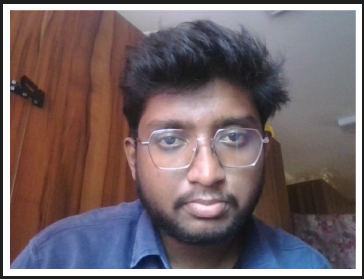
#> input picture image-1.png, 364 x 279 px, given in place of the camera
$ jupyter execute --allow-errors IMAGE_ACQUISITION_USING_WEB_CAMERA.ipynb
#> lines starting #> are read from the running program, lines starting #| are printed output that depends on the picture
[cell 1]
### Developed By: Abishek Priyan M
### Register No: 212224240004


## i) Write the frame as JPG file
import cv2
import matplotlib.pyplot as plt
from IPython.display import clear_output
import time
cap = cv2.VideoCapture(0)
ret, frame = cap.read()
#> frame is the input picture: shape (279, 364, 3); mean B, G, R 104.9, 101.6, 116.7
if ret:
    cv2.imwrite("captured_frame.jpg", frame)
cap.release()
captured_image = cv2.imread('captured_frame.jpg')
plt.imshow(captured_image[:,:,::-1])
#> (this line was passed over: IPython is not available in this run)
plt.title('Captured Frame')
#> (this line was passed over: IPython is not available in this run)
plt.axis('off')
#> (this line was passed over: IPython is not available in this run)
plt.show()


$ run again, on image-2.png
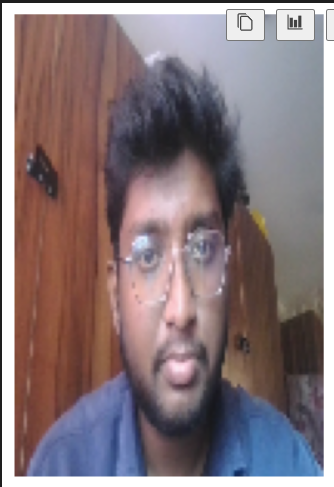
#> input picture image-2.png, 334 x 487 px, given in place of the camera
#> frame is the input picture: shape (487, 334, 3); mean B, G, R 124, 120, 135.8

$ run again, on image-3.png
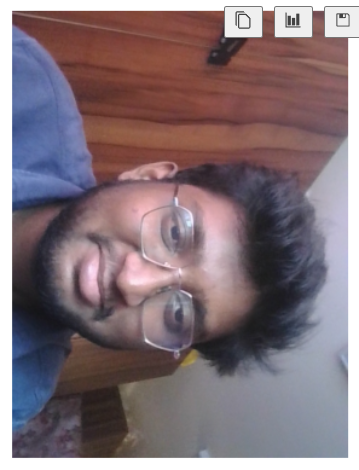
#> input picture image-3.png, 359 x 470 px, given in place of the camera
#> frame is the input picture: shape (470, 359, 3); mean B, G, R 121.7, 115.2, 131.6

$ run again, on image.png
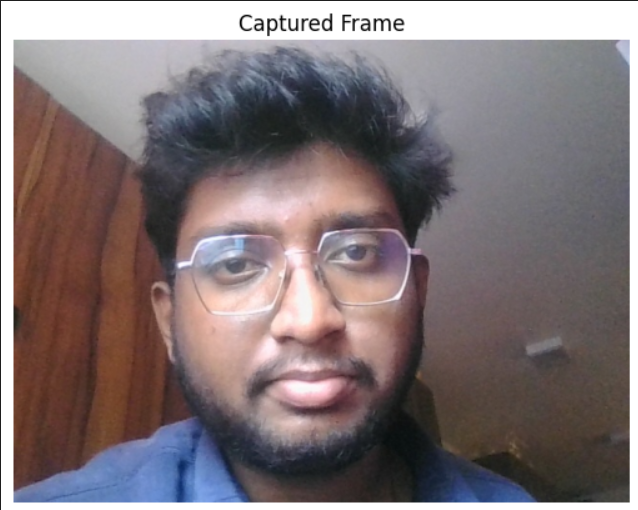
#> input picture image.png, 638 x 510 px, given in place of the camera
#> frame is the input picture: shape (510, 638, 3); mean B, G, R 119.4, 117.2, 129.3
